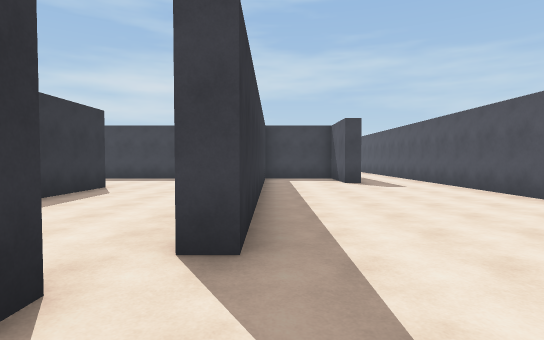
View 1 (above)

24 first-person views from a walk through a Unity game level. The camera is 1.5 m above the floor, tilts 2° down and sees 80° across. The floor is counted in squares, 2 m on a side. Each view is taken from the middle of a square. On the plan, view 1 faces up. The plan holds only what a view shows up to about 11 squares ahead; the rest is blank. The place goes on beyond the plan. The player character is not drawn.

View 2
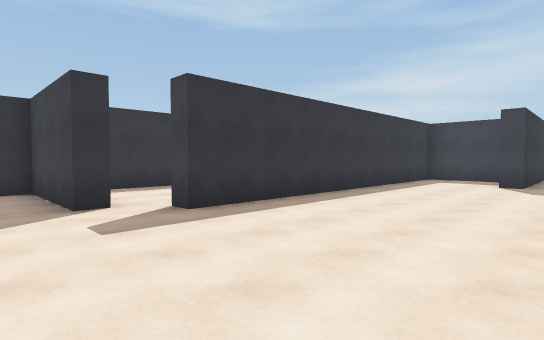

View 3
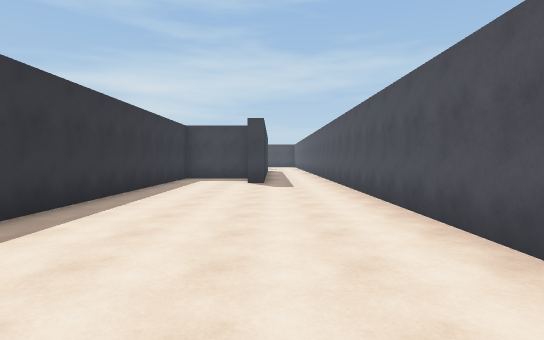

View 4
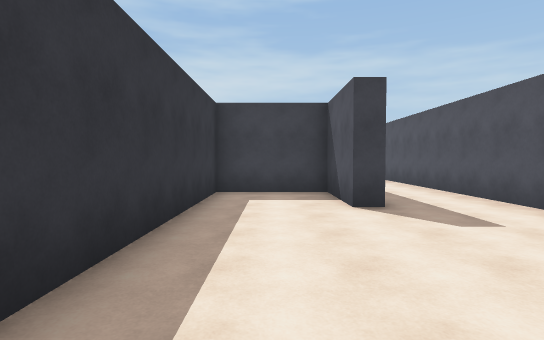

View 5
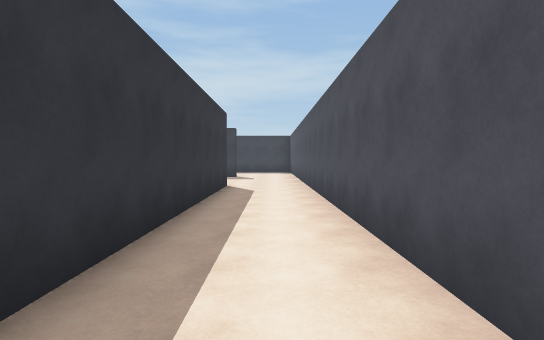

View 6
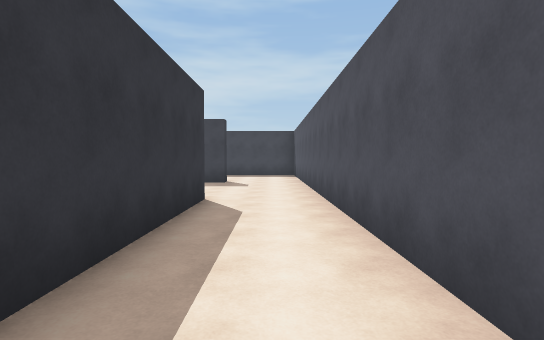

View 7
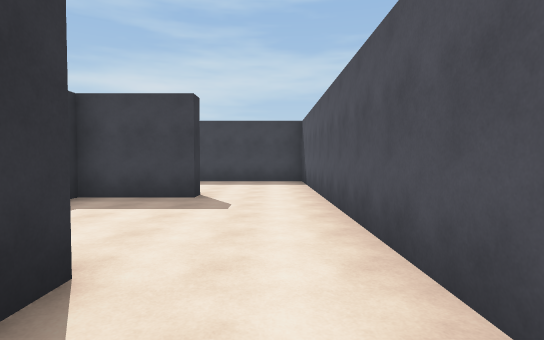

View 8
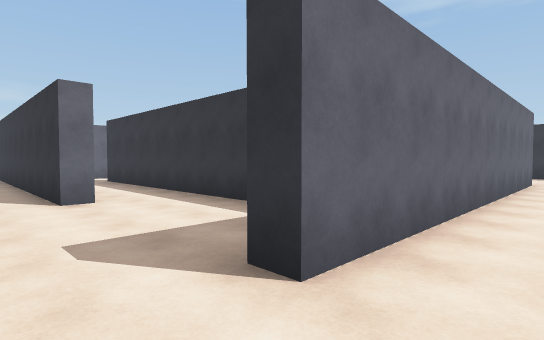

View 9
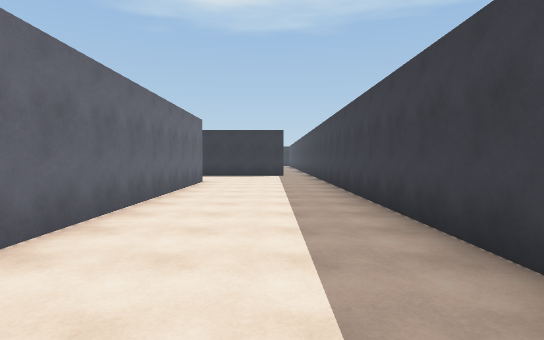

View 10
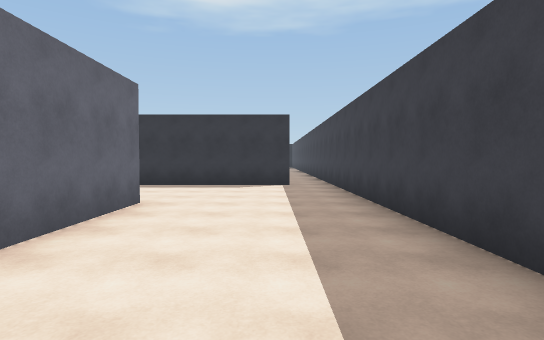

View 11
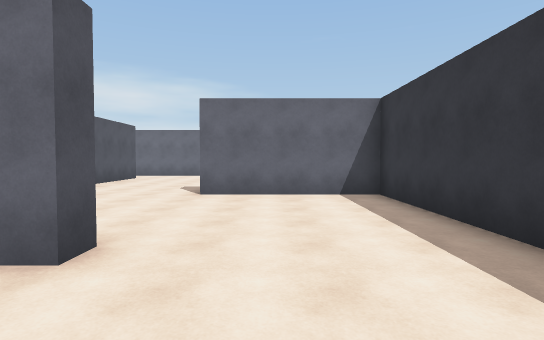

View 12
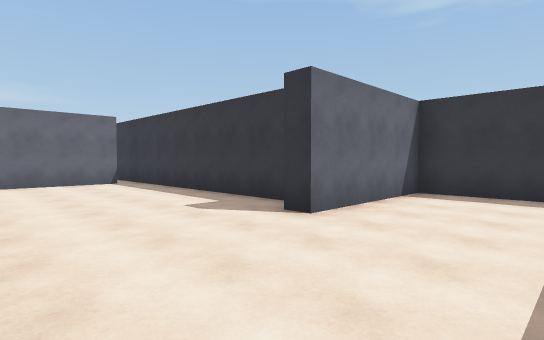

View 13
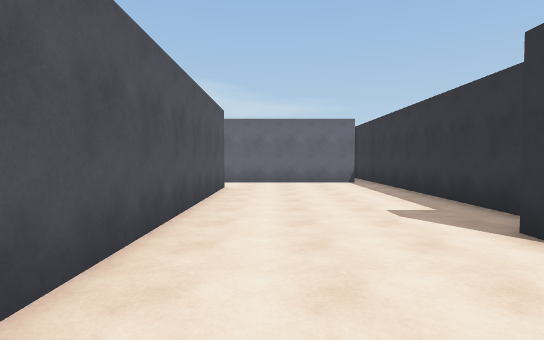

View 14
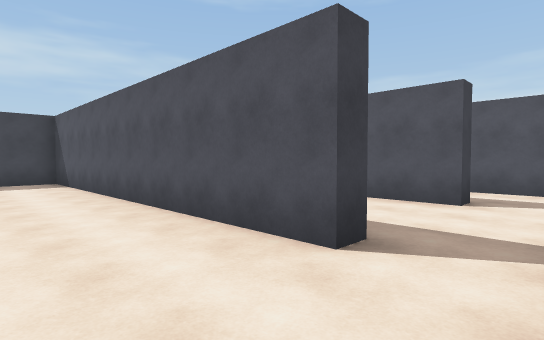

View 15
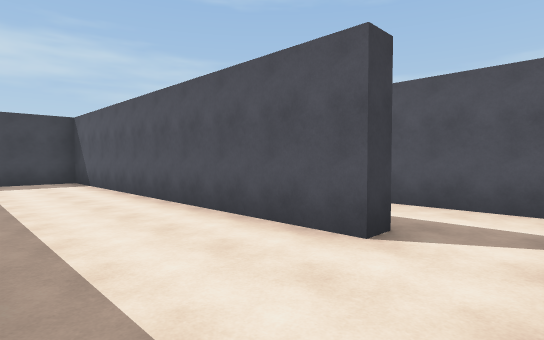

View 16
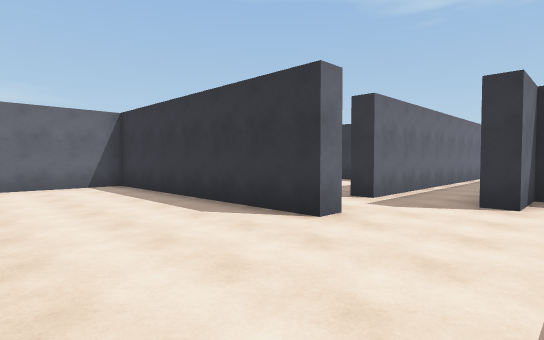

View 17
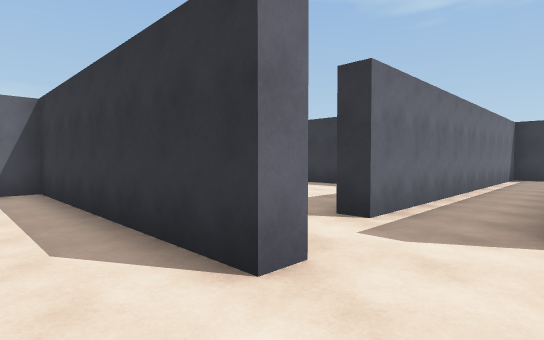

View 18
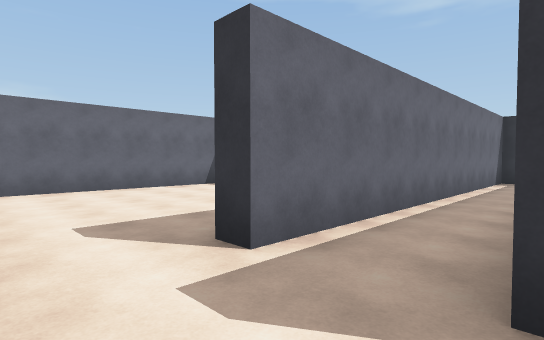

View 19
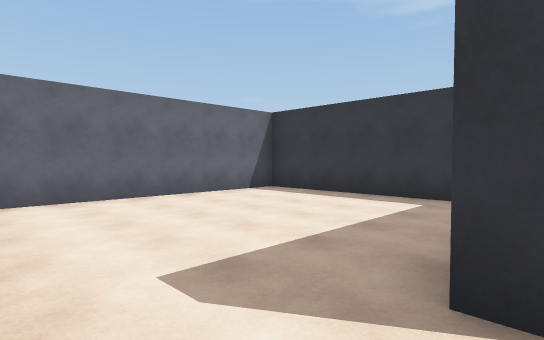

View 20
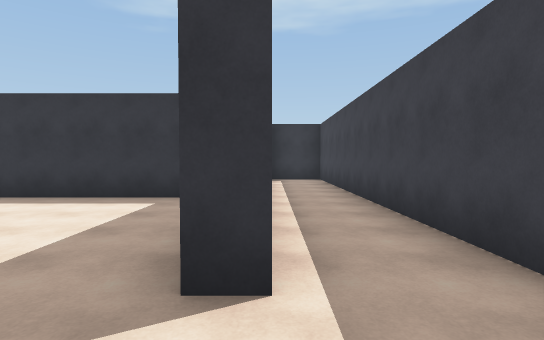

View 21
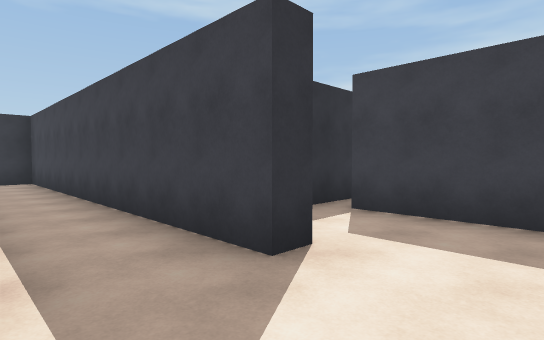

View 22
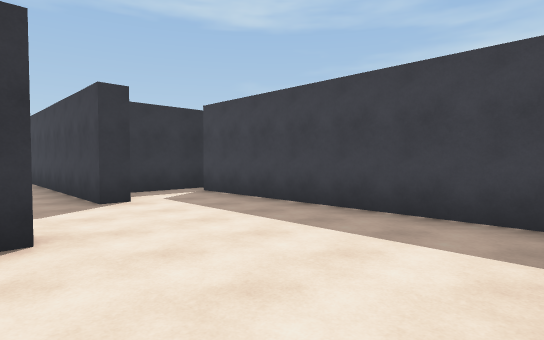

View 23
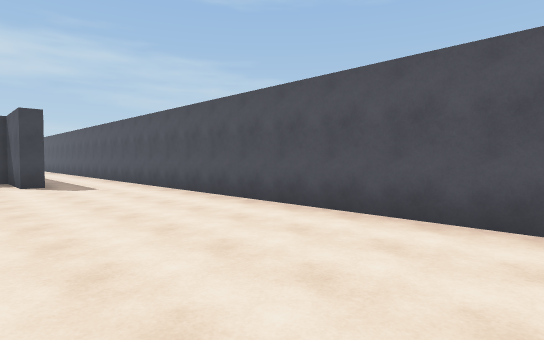

View 24
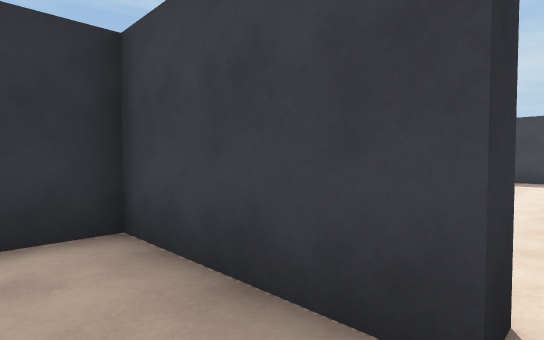

### Floor plan
Points are (right, up) in squares from view 1. A wall is a line through its corners. A room is listed if a view was taken in it or the views show most of it. See-through windows are left out.
Room 1 (views 1, 2, 3, 4, 5, 6, 7, 23, 24)
walls: (-1.2, 1.9) (-1.2, 1.3) (-4.4, 1.3) (-4.4, 0.2); (5, 0.2) (5, 20.6); (2.8, 20) (2.8, 10) (2.3, 10) (2.3, 12.3) (-0.2, 12.3) (-0.2, 2.5) (-0.8, 2.5)
ways out: opening at (-1, 2.5) to room 4; opening at (4, 20) to room 6
Room 2 (views 8, 9, 10, 11, 12, 13, 14)
walls: (-7.5, 24.2) (-7.5, 24.8) (2.5, 24.8) (2.5, 24.2); (-8.3, 19.1) (-8.3, 12); (-3.8, 14.5) (-3.8, 24.2) (-5.1, 24.2); (-11.3, 27.5) (-11.3, 20.3) (-7.5, 20.3) (-7.5, 19.8); (5, 23.6) (5, 28.8) (-11.5, 28.8); (-7.6, 12.8) (-3.5, 12.8)
ways out: opening at (-3, 13.5) to room 3; opening at (3.5, 24) to room 6; opening at (-11, 28)
Room 3 (view 15)
walls: (-3.1, 14.5) (-3.8, 14.5); (0.2, 14.5) (-0.2, 14.5) (-0.2, 24.2) (-2.1, 24.2)
ways out: opening at (-3, 13.5) to room 2; opening at (0, 13.5) to room 6
Room 4 (views 16, 17, 18, 22)
walls: (-4.9, 8.5) (-4.4, 8.5) (-4.4, 1.8) (-1.8, 1.8); (-8.3, 12) (-8.3, 10.3) (-6.8, 10.3) (-6.8, 9.8) (-16.8, 9.8) (-16.8, 8) (-6.8, 8); (-1.2, 12.3) (-7.6, 12.3)
ways out: opening at (-1, 2.5) to room 1; opening at (-5.5, 8) to room 5
Room 5 (views 19, 20, 21)
walls: (-6.8, 8) (-6.8, 7.5); (-11.3, 6.2) (-11.3, 1.8) (-5.5, 1.8)
ways out: opening at (-5.5, 8) to room 4
Room 6 (no view inside)
walls: (2.1, 20) (2.8, 20); (0.2, 21.6) (0.2, 14.5); (5, 20.6) (5, 23.6); (2.5, 24.2) (0.2, 24.2); (2.3, 13.4) (2.3, 15.5)
ways out: opening at (4, 20) to room 1; opening at (3.5, 24) to room 2; opening at (0, 13.5) to room 3

Positions as (right, up) in squares from view 1, and headings:
1: (0, 0), facing up
2: (4, 0), facing up-left
3: (3, 0), facing up
4: (1, 5), facing up
5: (4, 11), facing up
6: (4, 14), facing up
7: (4, 18), facing up
8: (4, 26), facing down-left
9: (3, 27), facing left
10: (-2, 27), facing left
11: (-9, 27), facing down
12: (-4, 23), facing down-left
13: (-5, 23), facing down
14: (-6, 13), facing up-right
15: (-3, 13), facing up-right
16: (-1, 11), facing down-left
17: (-3, 10), facing down-left
18: (-5, 10), facing down-left
19: (-5, 8), facing down-left
20: (-5, 8), facing left
21: (-5, 8), facing up-left
22: (-1, 8), facing up-left
23: (1, 0), facing up-right
24: (-1, 0), facing up-left
